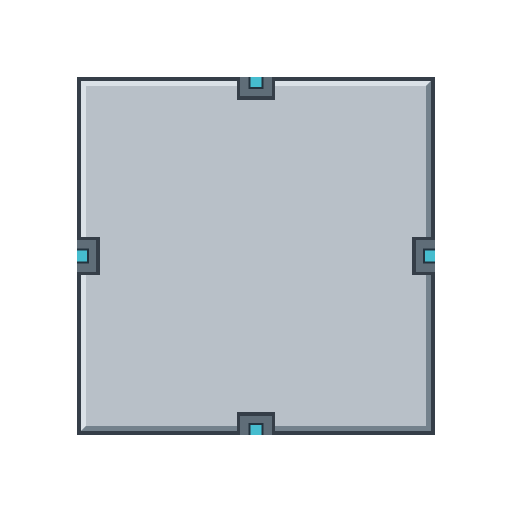
#> input picture New_Visuals/platforms/Drift_Bastion_Platform_Square.png, 1024 x 1024 px, given in place of rail-lance-v1.png, which was not available (shown at 1/2 size)
$ python review_rail.py
#> lines starting #> are read from the running program, lines starting #| are printed output that depends on the picture; after the words box and inside, x2 and y2 are one past the last pixel; in counts of white or black regions, pixels touching at a corner belong together; pictures that were not available may be replaced by others from this repository, and a replacement may not be noted
"""Review only: uniform scale and alignment; no painting or alpha repair."""
from pathlib import Path
import json
from PIL import Image, ImageDraw, ImageFont, ImageOps

root=Path(__file__).resolve().parent
canvas=1792
centre=896
def prepare(filename,width,pivot):
#> called with filename = 'rail-lance-v1.png', width = 480, pivot = (627, 970)
    raw=Image.open(root/filename).convert('RGBA')
#> raw is the input picture: PIL image 1024x1024 RGBA; mean R, G, B, A 126.4, 130.7, 134.7, 124.7
    alpha=raw.getchannel('A')
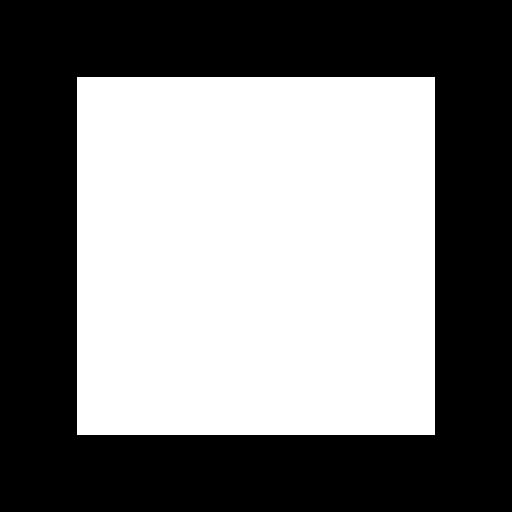
#> alpha: PIL image 1024x1024 L (shown at 1/2 size); 48.9% white; 1 white region, box (x1, y1, x2, y2) and area: (154, 154, 870, 870) 512656
    bounds=alpha.point(lambda a:255 if a>=128 else 0).getbbox()
#> bounds = (154, 154, 870, 870)
    scale=width/(bounds[2]-bounds[0])
#> scale = 0.67
    sprite=raw.transform((canvas,canvas),Image.Transform.AFFINE,
        (1/scale,0,pivot[0]-centre/scale,0,1/scale,pivot[1]-centre/scale),Image.Resampling.BICUBIC)
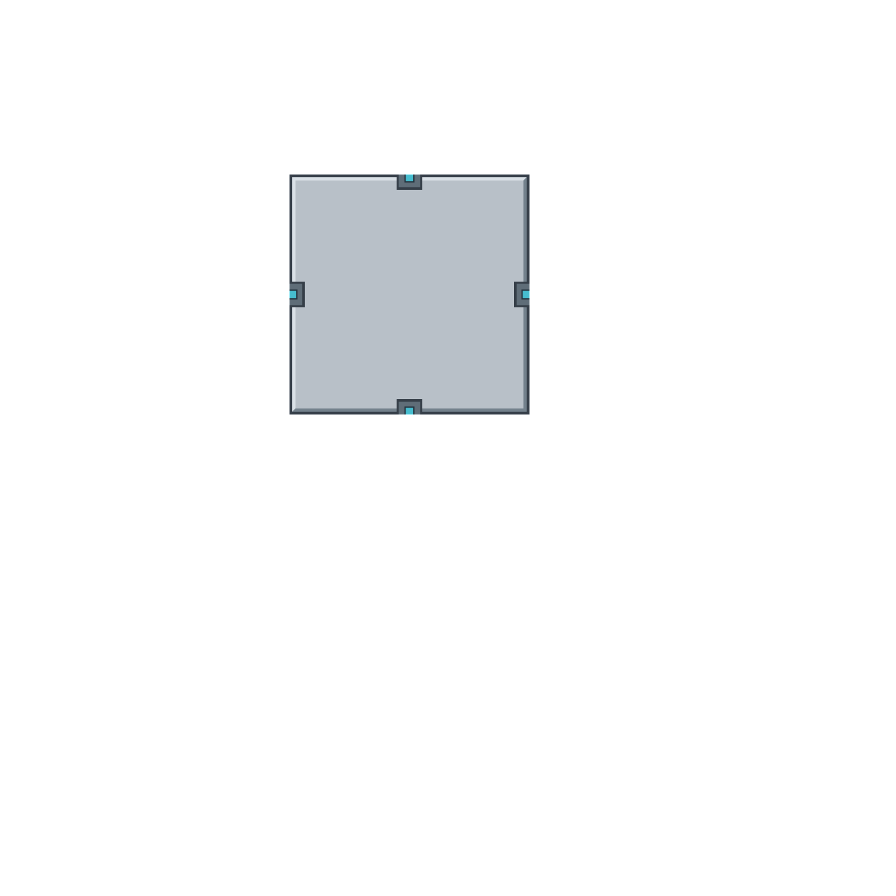
#> sprite: PIL image 1792x1792 RGBA (shown at 1/2 size); mean R, G, B, A 12.6, 13.2, 13.8, 18.3; transparent parts drawn white
    return sprite,dict(raw_size=raw.size,solid_bounds=bounds,estimated_pivot=pivot,
        uniform_scale=scale,prepared_width=width,alpha_extrema=alpha.getextrema(),
        transparent_pixels=alpha.histogram()[0],fully_opaque_pixels=alpha.histogram()[255])

rail,audit=prepare('rail-lance-v1.png',480,(627,970))
#> audit = {'raw_size': (1024, 1024), 'solid_bounds': (154, 154, 870, 870), 'estimated_pivot': (627, 970), 'uniform_scale': 0.67, 'prepared_width': 480, 'alpha_extrema': (0, 255), 'transparent_pixels': 535920, 'fully_opaque_pixels': 512656}
raw=Image.open(root/'rail-lance-v1.png').convert('RGBA')
gap=raw.crop((608,230,646,620)).getchannel('A')
#> gap: PIL image 38x390 L; every value is 255
audit['rail_gap_alpha_extrema']=gap.getextrema()
audit['production_ready']=False
audit['note']='Estimated rear-breech pivot. Overhang allowed for rails, not body. Raw file preserved.'
base=Image.new('RGBA',(canvas,canvas))
#> base: PIL image 1792x1792 RGBA; every value is 0
base.paste(Image.open(root.parent/'platforms/Drift_Bastion_Platform_Square_v2.png').convert('RGBA'),(384,384))
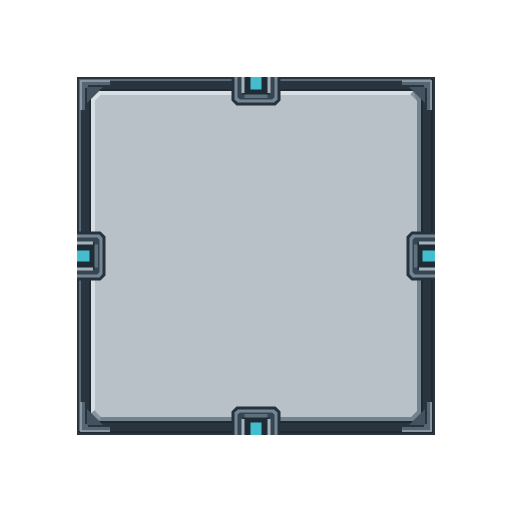
#> input picture New_Visuals/platforms/Drift_Bastion_Platform_Square_v2.png, 1024 x 1024 px (shown at 1/2 size)
mount=Image.new('RGBA',(canvas,canvas))
mount.paste(Image.open(root/'swivel-mount-v3-preview-layer-1024.png').convert('RGBA'),(384,384))
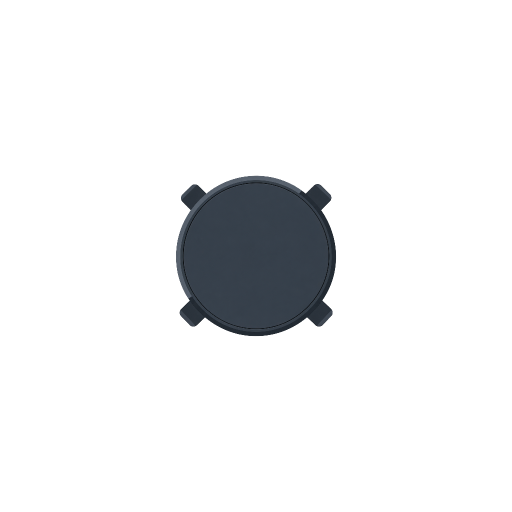
#> input picture New_Visuals/modules/swivel-mount-v3-preview-layer-1024.png, 1024 x 1024 px (shown at 1/2 size)
fixed=Image.alpha_composite(base,mount)
assembly=Image.alpha_composite(fixed,rail)
assembly.save(root/'rail-lance-v1-mounted-preview.png')
sheet=Image.new('RGB',(1200,880),'#19212b')
d=ImageDraw.Draw(sheet)
font=ImageFont.truetype('C:/Windows/Fonts/arial.ttf',23)
small=ImageFont.truetype('C:/Windows/Fonts/arial.ttf',17)
d.text((24,16),'RAIL LANCE — two exposed rails, shared fixed mount',font=font,fill='white')
def put(im,xy,size,gray=False):
#> called with xy = (5, 52), size = 640, gray = False
    p=im.resize((size,size),Image.Resampling.LANCZOS)
    if gray:
        g=ImageOps.grayscale(p)
        p=Image.merge('RGBA',(g,g,g,p.getchannel('A')))
    sheet.paste(p,xy,p)
put(assembly,(5,52),640)
d.text((666,65),'64 px per platform / grayscale / 32 px',font=small,fill='white')
put(assembly,(657,103),160)
put(assembly,(826,103),160,True)
put(assembly,(1000,103),80)
d.text((665,292),'Rotation: 45 / 90 degrees (mount fixed)',font=small,fill='white')
for x,angle in [(647,45),(917,90)]:
    turned=rail.rotate(angle,resample=Image.Resampling.BICUBIC,center=(centre,centre))
    put(Image.alpha_composite(fixed,turned),(x,332),270)
d.text((665,629),'Grayscale silhouettes: cannon / Rail Lance',font=small,fill='white')
cannon,_=prepare('auto-cannon-v2.png',520,(627,750))
#> call 2 of prepare, with filename = 'auto-cannon-v2.png', width = 520, pivot = (627, 750)
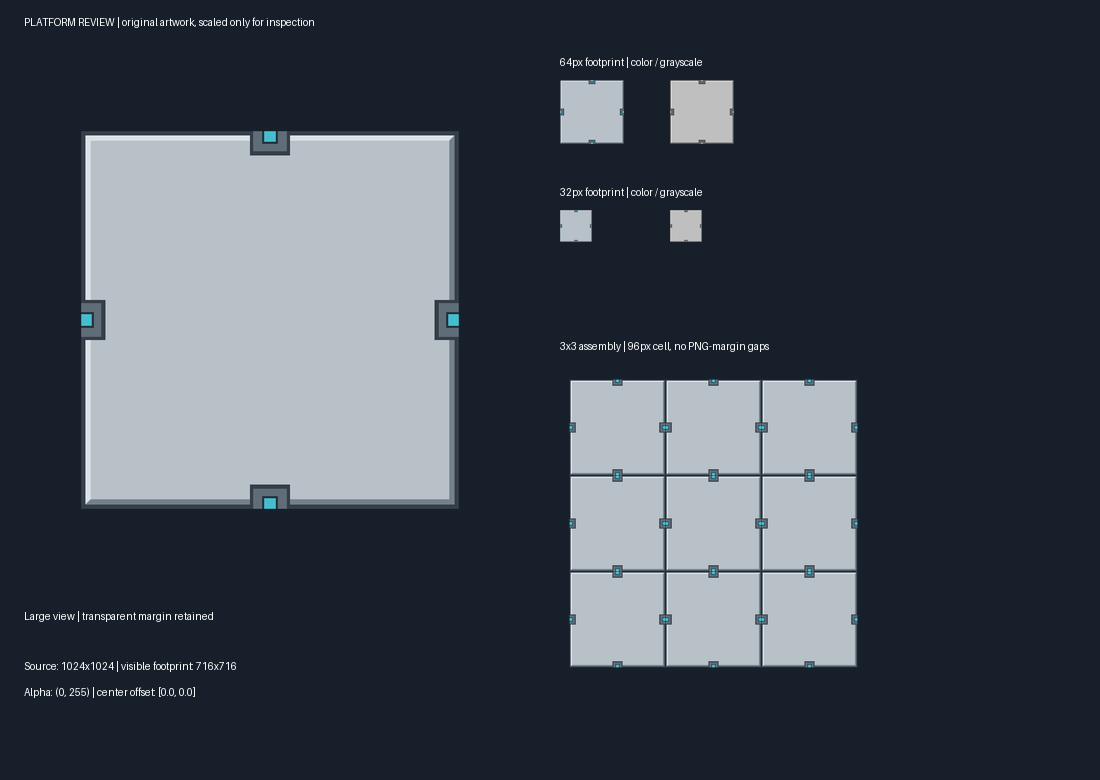
#> input picture New_Visuals/platforms/square-platform-review.png, 1100 x 780 px, given in place of auto-cannon-v2.png, which was not available
#> in prepare (call 2), `alpha=raw.getchannel('A')`: alpha: PIL image 1100x780 L; every value is 255
#> in prepare (call 2), `bounds=alpha.point(lambda a:255 if a>=128 else 0).getbbox()`: bounds = (0, 0, 1100, 780)
#> in prepare (call 2), `scale=width/(bounds[2]-bounds[0])`: scale = 0.473
put(Image.alpha_composite(fixed,cannon),(690,659),135,True)
put(assembly,(867,659),135,True)
#> in put (call 8), `g=ImageOps.grayscale(p)`:
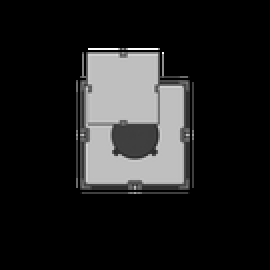
#> g: PIL image 135x135 L (shown 2 times larger); min 0, max 255, mean 31.6
d.text((24,731),'Rails may extend beyond the cell; the breech remains on it.',font=small,fill='white')
d.text((24,811),'Design preview: uniform scaling only; estimated pivot. Raw transparency checked.',font=small,fill='#e1bd83')
d.text((24,840),'No game changes. Final alpha/material cleanup and pivot validation remain.',font=small,fill='#e1bd83')
sheet.save(root/'rail-lance-v1-review.png')
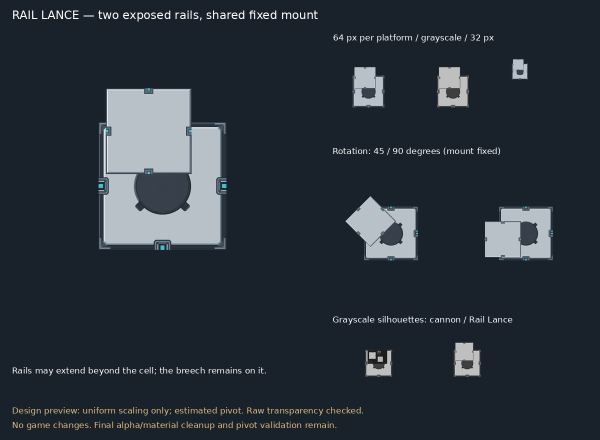
#> saved as rail-lance-v1-review.png: PIL image 1200x880 RGB (shown at 1/2 size); mean R, G, B 41.7, 49.6, 59
(root/'rail-lance-v1-audit.json').write_text(json.dumps(audit,indent=2),encoding='utf-8')
print(json.dumps(audit))
#> (printed output is left out)
